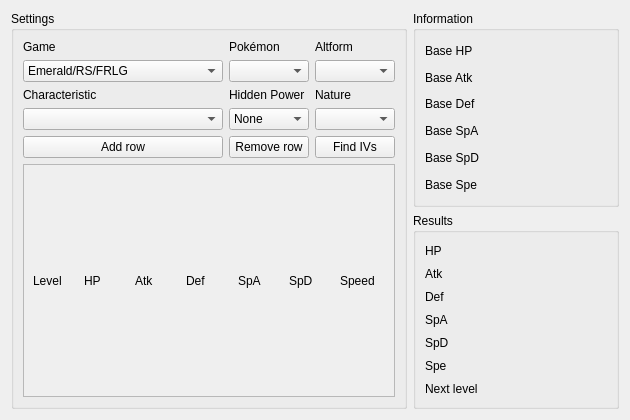
<?xml version="1.0" encoding="UTF-8"?>
<ui version="4.0">
 <class>IVCalculator</class>
 <widget class="QWidget" name="IVCalculator">
  <property name="geometry">
   <rect>
    <x>0</x>
    <y>0</y>
    <width>630</width>
    <height>420</height>
   </rect>
  </property>
  <property name="windowTitle">
   <string>IV Calculator</string>
  </property>
  <layout class="QGridLayout" name="gridLayout_3">
   <item row="0" column="0" rowspan="2">
    <widget class="QGroupBox" name="groupBoxSettings">
     <property name="title">
      <string>Settings</string>
     </property>
     <layout class="QGridLayout" name="gridLayout">
      <item row="2" column="0">
       <widget class="QLabel" name="labelCharacteristic">
        <property name="text">
         <string>Characteristic</string>
        </property>
       </widget>
      </item>
      <item row="0" column="0">
       <widget class="QLabel" name="labelGame">
        <property name="text">
         <string>Game</string>
        </property>
       </widget>
      </item>
      <item row="0" column="2">
       <widget class="QLabel" name="labelAltForm">
        <property name="text">
         <string>Altform</string>
        </property>
       </widget>
      </item>
      <item row="1" column="2">
       <widget class="QComboBox" name="comboBoxAltForm"/>
      </item>
      <item row="1" column="1">
       <widget class="ComboBox" name="comboBoxPokemon"/>
      </item>
      <item row="4" column="2">
       <widget class="QPushButton" name="pushButtonFindIVs">
        <property name="text">
         <string>Find IVs</string>
        </property>
       </widget>
      </item>
      <item row="2" column="2">
       <widget class="QLabel" name="labelNature">
        <property name="text">
         <string>Nature</string>
        </property>
       </widget>
      </item>
      <item row="2" column="1">
       <widget class="QLabel" name="labelHiddenPower">
        <property name="text">
         <string>Hidden Power</string>
        </property>
       </widget>
      </item>
      <item row="0" column="1">
       <widget class="QLabel" name="labelSpecies">
        <property name="text">
         <string>Pokémon</string>
        </property>
       </widget>
      </item>
      <item row="3" column="1">
       <widget class="QComboBox" name="comboBoxHiddenPower">
        <item>
         <property name="text">
          <string>None</string>
         </property>
        </item>
       </widget>
      </item>
      <item row="3" column="0">
       <widget class="QComboBox" name="comboBoxCharacteristic"/>
      </item>
      <item row="3" column="2">
       <widget class="QComboBox" name="comboBoxNature"/>
      </item>
      <item row="1" column="0">
       <widget class="ComboBox" name="comboBoxGame">
        <item>
         <property name="text">
          <string>Emerald/RS/FRLG</string>
         </property>
        </item>
        <item>
         <property name="text">
          <string>Diamond/Pearl/Platinum</string>
         </property>
        </item>
        <item>
         <property name="text">
          <string>Heartgold/Soulsilver</string>
         </property>
        </item>
        <item>
         <property name="text">
          <string>Black/White/Black 2/White 2</string>
         </property>
        </item>
        <item>
         <property name="text">
          <string>Sword/Shield</string>
         </property>
        </item>
        <item>
         <property name="text">
          <string>Brilliant Diamond/Shining Pearl</string>
         </property>
        </item>
       </widget>
      </item>
      <item row="5" column="0" colspan="3">
       <widget class="QScrollArea" name="scrollArea">
        <property name="widgetResizable">
         <bool>true</bool>
        </property>
        <widget class="QWidget" name="scrollAreaWidgetContents">
         <property name="geometry">
          <rect>
           <x>0</x>
           <y>0</y>
           <width>365</width>
           <height>223</height>
          </rect>
         </property>
         <layout class="QGridLayout" name="gridLayoutEntry">
          <item row="0" column="0">
           <widget class="QLabel" name="labelLevel">
            <property name="text">
             <string>Level</string>
            </property>
           </widget>
          </item>
          <item row="0" column="1">
           <widget class="QLabel" name="labelHP">
            <property name="text">
             <string>HP</string>
            </property>
           </widget>
          </item>
          <item row="0" column="2">
           <widget class="QLabel" name="labelAtk">
            <property name="text">
             <string>Atk</string>
            </property>
           </widget>
          </item>
          <item row="0" column="3">
           <widget class="QLabel" name="labelDef">
            <property name="text">
             <string>Def</string>
            </property>
           </widget>
          </item>
          <item row="0" column="4">
           <widget class="QLabel" name="labelSpA">
            <property name="text">
             <string>SpA</string>
            </property>
           </widget>
          </item>
          <item row="0" column="5">
           <widget class="QLabel" name="labelSpD">
            <property name="text">
             <string>SpD</string>
            </property>
           </widget>
          </item>
          <item row="0" column="6">
           <widget class="QLabel" name="labelSpe">
            <property name="text">
             <string>Speed</string>
            </property>
           </widget>
          </item>
         </layout>
        </widget>
       </widget>
      </item>
      <item row="4" column="0">
       <widget class="QPushButton" name="pushButtonAddRow">
        <property name="text">
         <string>Add row</string>
        </property>
       </widget>
      </item>
      <item row="4" column="1">
       <widget class="QPushButton" name="pushButtonRemoveRow">
        <property name="text">
         <string>Remove row</string>
        </property>
       </widget>
      </item>
     </layout>
    </widget>
   </item>
   <item row="0" column="1">
    <widget class="QGroupBox" name="groupBoxInformation">
     <property name="title">
      <string>Information</string>
     </property>
     <layout class="QGridLayout" name="gridLayout_4">
      <item row="0" column="0">
       <widget class="QLabel" name="labelBaseHP">
        <property name="text">
         <string>Base HP</string>
        </property>
       </widget>
      </item>
      <item row="0" column="1">
       <widget class="QLabel" name="labelBaseHPValue">
        <property name="text">
         <string/>
        </property>
       </widget>
      </item>
      <item row="1" column="0">
       <widget class="QLabel" name="labelBaseAtk">
        <property name="text">
         <string>Base Atk</string>
        </property>
       </widget>
      </item>
      <item row="1" column="1">
       <widget class="QLabel" name="labelBaseAtkValue">
        <property name="text">
         <string/>
        </property>
       </widget>
      </item>
      <item row="2" column="0">
       <widget class="QLabel" name="labelBaseDef">
        <property name="text">
         <string>Base Def</string>
        </property>
       </widget>
      </item>
      <item row="2" column="1">
       <widget class="QLabel" name="labelBaseDefValue">
        <property name="text">
         <string/>
        </property>
       </widget>
      </item>
      <item row="3" column="0">
       <widget class="QLabel" name="labelBaseSpA">
        <property name="text">
         <string>Base SpA</string>
        </property>
       </widget>
      </item>
      <item row="3" column="1">
       <widget class="QLabel" name="labelBaseSpAValue">
        <property name="text">
         <string/>
        </property>
       </widget>
      </item>
      <item row="4" column="0">
       <widget class="QLabel" name="labelBaseSpD">
        <property name="text">
         <string>Base SpD</string>
        </property>
       </widget>
      </item>
      <item row="4" column="1">
       <widget class="QLabel" name="labelBaseSpDValue">
        <property name="text">
         <string/>
        </property>
       </widget>
      </item>
      <item row="5" column="0">
       <widget class="QLabel" name="labelBaseSpe">
        <property name="text">
         <string>Base Spe</string>
        </property>
       </widget>
      </item>
      <item row="5" column="1">
       <widget class="QLabel" name="labelBaseSpeValue">
        <property name="text">
         <string/>
        </property>
       </widget>
      </item>
     </layout>
    </widget>
   </item>
   <item row="1" column="1">
    <widget class="QGroupBox" name="groupBoxResults">
     <property name="title">
      <string>Results</string>
     </property>
     <layout class="QGridLayout" name="gridLayout_5">
      <item row="1" column="0">
       <widget class="QLabel" name="labelAtkIV">
        <property name="text">
         <string>Atk</string>
        </property>
       </widget>
      </item>
      <item row="5" column="0">
       <widget class="QLabel" name="labelSpeIV">
        <property name="text">
         <string>Spe</string>
        </property>
       </widget>
      </item>
      <item row="0" column="0">
       <widget class="QLabel" name="labelHPIV">
        <property name="text">
         <string>HP</string>
        </property>
       </widget>
      </item>
      <item row="3" column="0">
       <widget class="QLabel" name="labelSpAIV">
        <property name="text">
         <string>SpA</string>
        </property>
       </widget>
      </item>
      <item row="4" column="0">
       <widget class="QLabel" name="labelSpDIV">
        <property name="text">
         <string>SpD</string>
        </property>
       </widget>
      </item>
      <item row="1" column="1">
       <widget class="QLabel" name="labelAtkIVValue">
        <property name="text">
         <string/>
        </property>
       </widget>
      </item>
      <item row="2" column="1">
       <widget class="QLabel" name="labelDefIVValue">
        <property name="text">
         <string/>
        </property>
       </widget>
      </item>
      <item row="5" column="1">
       <widget class="QLabel" name="labelSpeIVValue">
        <property name="text">
         <string/>
        </property>
       </widget>
      </item>
      <item row="0" column="1">
       <widget class="QLabel" name="labelHPIVValue">
        <property name="text">
         <string/>
        </property>
       </widget>
      </item>
      <item row="3" column="1">
       <widget class="QLabel" name="labelSpAIVValue">
        <property name="text">
         <string/>
        </property>
       </widget>
      </item>
      <item row="4" column="1">
       <widget class="QLabel" name="labelSpDIVValue">
        <property name="text">
         <string/>
        </property>
       </widget>
      </item>
      <item row="2" column="0">
       <widget class="QLabel" name="labelDefIV">
        <property name="text">
         <string>Def</string>
        </property>
       </widget>
      </item>
      <item row="6" column="0">
       <widget class="QLabel" name="labelNextLevel">
        <property name="text">
         <string>Next level</string>
        </property>
       </widget>
      </item>
      <item row="6" column="1">
       <widget class="QLabel" name="labelNextLevelValue">
        <property name="text">
         <string/>
        </property>
       </widget>
      </item>
     </layout>
    </widget>
   </item>
  </layout>
 </widget>
 <customwidgets>
  <customwidget>
   <class>ComboBox</class>
   <extends>QComboBox</extends>
   <header>Form/Controls/ComboBox.hpp</header>
  </customwidget>
 </customwidgets>
 <tabstops>
  <tabstop>comboBoxGame</tabstop>
  <tabstop>comboBoxPokemon</tabstop>
  <tabstop>comboBoxAltForm</tabstop>
  <tabstop>comboBoxCharacteristic</tabstop>
  <tabstop>comboBoxHiddenPower</tabstop>
  <tabstop>comboBoxNature</tabstop>
  <tabstop>pushButtonAddRow</tabstop>
  <tabstop>pushButtonRemoveRow</tabstop>
  <tabstop>pushButtonFindIVs</tabstop>
  <tabstop>scrollArea</tabstop>
 </tabstops>
 <resources/>
 <connections/>
</ui>
